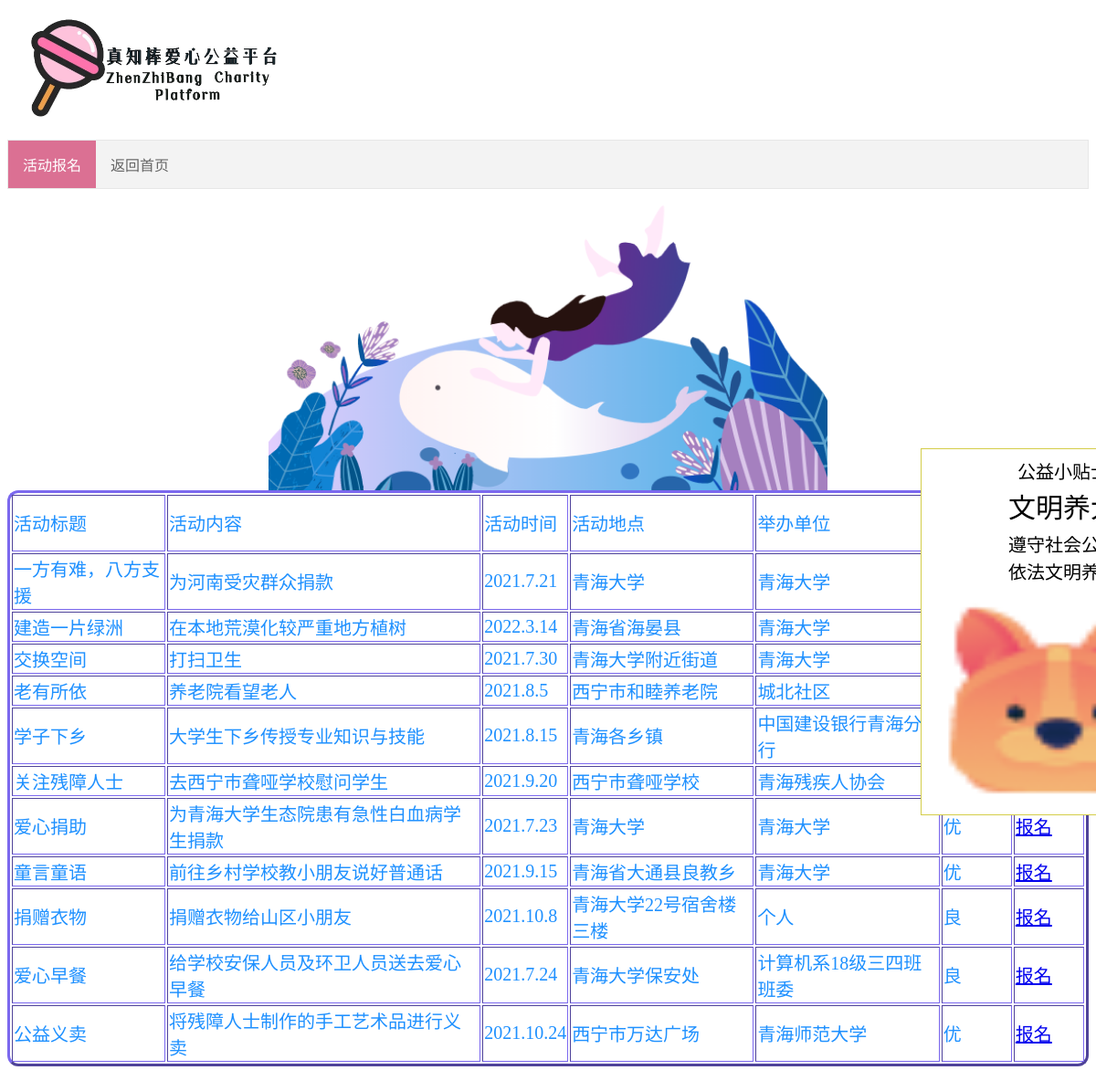
Page /showdata on the committed database.
### myapp/models.py (models this page shows)
class activity(models.Model):
    title=models.CharField(max_length=50)
    context=models.CharField(max_length=50)
    time=models.CharField(max_length=50)
    place=models.CharField(max_length=50)
    Organizer=models.CharField(max_length=50)
    qualifications=models.CharField(max_length=50)
    class Meta:
        db_table='activity'

### myapp/views.py (the view)
# urls.py: path('showdata', views.showdata, name='showdata'),
def showdata(request):
    activities=activity.objects.all()
    context={
        'activities':activities,
    }
    return render(request,'myapp/showdata.html',context)

### manager/AdminMiddleWare.py (called while the page is built)
    def __call__(self,request):
        path=request.path
        print(path)
        if re.match('^/guanli/',path):
            if request.session.get('guanliyuan_user','')=='':
                return redirect(reverse('adminlogin'))
        response=self.get_response(request)
        return response

### myapp/AdminMiddleWare.py (called while the page is built)
    def __call__(self,request):
        path=request.path
        if re.match('^/love/',path):
            if request.session.get('love_user','')=='':
                return redirect(reverse('login'))
        response=self.get_response(request)
        return response

### templates/myapp/showdata.html (shortened to what this page needs)
{% block content %}
    <div class="head">
        <img src="/static/images/zzb.jpg" width="25%" height="10%">
    </div>
    <ul>
        <li><a class="active">活动报名</a></li>
        <li><a  href="{% url 'index' %}">返回首页</a></li>
    </ul>
    <div class="pic">
        <img src="/static/images/海豚小女孩.png"  height="40%">
    </div>
<center>
        <form action="{% url 'insert' %}" method="post">
            <table border="1" style="color: dodgerblue"  class="border">
        <thead>
        <tr>
            <td>活动标题</td>
            <td>活动内容</td>
            <td>活动时间</td>
            <td>活动地点</td>
            <td>举办单位</td>
            <td>单位资质</td>
            <td>我要报名</td>
        </tr>
        </thead>
        <tbody>
        {% for port in activities %}
        <tr>
            <td>{{ port.title }}</td>
            <td>{{ port.context }}</td>
            <td>{{ port.time }}</td>
            <td>{{ port.place }}</td>
            <td>{{ port.Organizer }}</td>
            <td>{{ port.qualifications }}</td>
            <td><a href="{% url 'BAOmingchuancan' port.id %}">报名</a></td>
        </tr>
        {% endfor %}
        </tbody>
    </table>
</form>
    </center>
        <div id="nav" class="fuchuang">
            <div class="pic">
                <p>公益小贴士</p>
                <div class="text"><p>文明养犬</p></div>
                <p>遵守社会公德</p>
                <p>依法文明养犬</p>
            </div>
        <img class="smallimg" src="/static/images/浮窗/狗.png">
    </div>
{% endblock %}

### templates/myapp/showdata.html (style rules this page uses)
.border { border: #50a3a2; font-size: 20px; border-radius: 12px; border-style: outset; border-color: mediumslateblue; margin-bottom: 5%; }
.head { position: relative; flex-direction: row; display: flex; }
ul { list-style-type: none; padding: 0; overflow: hidden; border: 1px solid #e7e7e7; background-color: #f3f3f3; }
li { float:left; }
li a { display: block; color: #666; text-align: center; padding: 14px 16px; text-decoration: none; }
li a.active { color: white; background-color: palevioletred; }
#nav { width:310px; height: 400px; border: 1px solid #D4CD49; position:fixed;left:84%;top:40% }
.fuchuang { background-color: white;font-size: 20px }
.pic { text-align: center; font-size:10px;line-height:10px;color: black;font-size: 20px }
.smallimg { height: 230px;width: 300px; }
.text { font-size: 30px; }

### rows in the picture
activity: title "一方有难，八方支援", context "为河南受灾群众捐款", time "2021.7.21", place "青海大学", Organizer "青海大学"
activity: title "建造一片绿洲", context "在本地荒漠化较严重地方植树", time "2022.3.14", place "青海省海晏县", Organizer "青海大学"
activity: title "交换空间", context "打扫卫生", time "2021.7.30", place "青海大学附近街道", Organizer "青海大学"
activity: title "老有所依", context "养老院看望老人", time "2021.8.5", place "西宁市和睦养老院", Organizer "城北社区"
activity: title "学子下乡", context "大学生下乡传授专业知识与技能", time "2021.8.15", place "青海各乡镇", Organizer "中国建设银行青海分行"
activity: title "关注残障人士", context "去西宁市聋哑学校慰问学生", time "2021.9.20", place "西宁市聋哑学校", Organizer "青海残疾人协会"
activity: title "爱心捐助", context "为青海大学生态院患有急性白血病学生捐款", time "2021.7.23", place "青海大学", Organizer "青海大学", qualifications "优"
activity: title "童言童语", context "前往乡村学校教小朋友说好普通话", time "2021.9.15", place "青海省大通县良教乡", Organizer "青海大学", qualifications "优"
activity: title "捐赠衣物", context "捐赠衣物给山区小朋友", time "2021.10.8", place "青海大学22号宿舍楼三楼", Organizer "个人", qualifications "良"
activity: title "爱心早餐", context "给学校安保人员及环卫人员送去爱心早餐", time "2021.7.24", place "青海大学保安处", Organizer "计算机系18级三四班班委", qualifications "良"
activity: title "公益义卖", context "将残障人士制作的手工艺术品进行义卖", time "2021.10.24", place "西宁市万达广场", Organizer "青海师范大学", qualifications "优"
